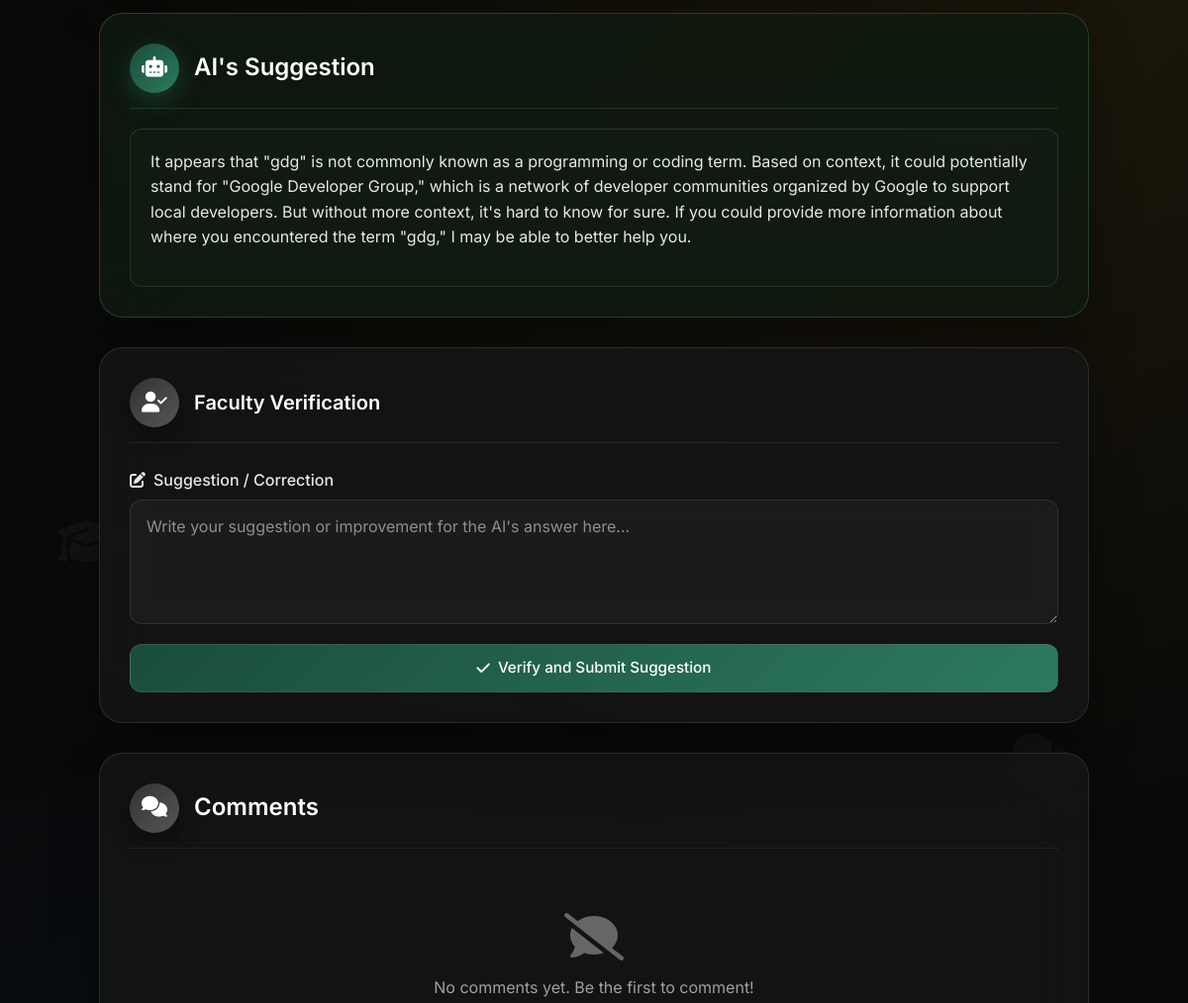
Before: /doubt/14/ (signed in, middle part) with the older database file.
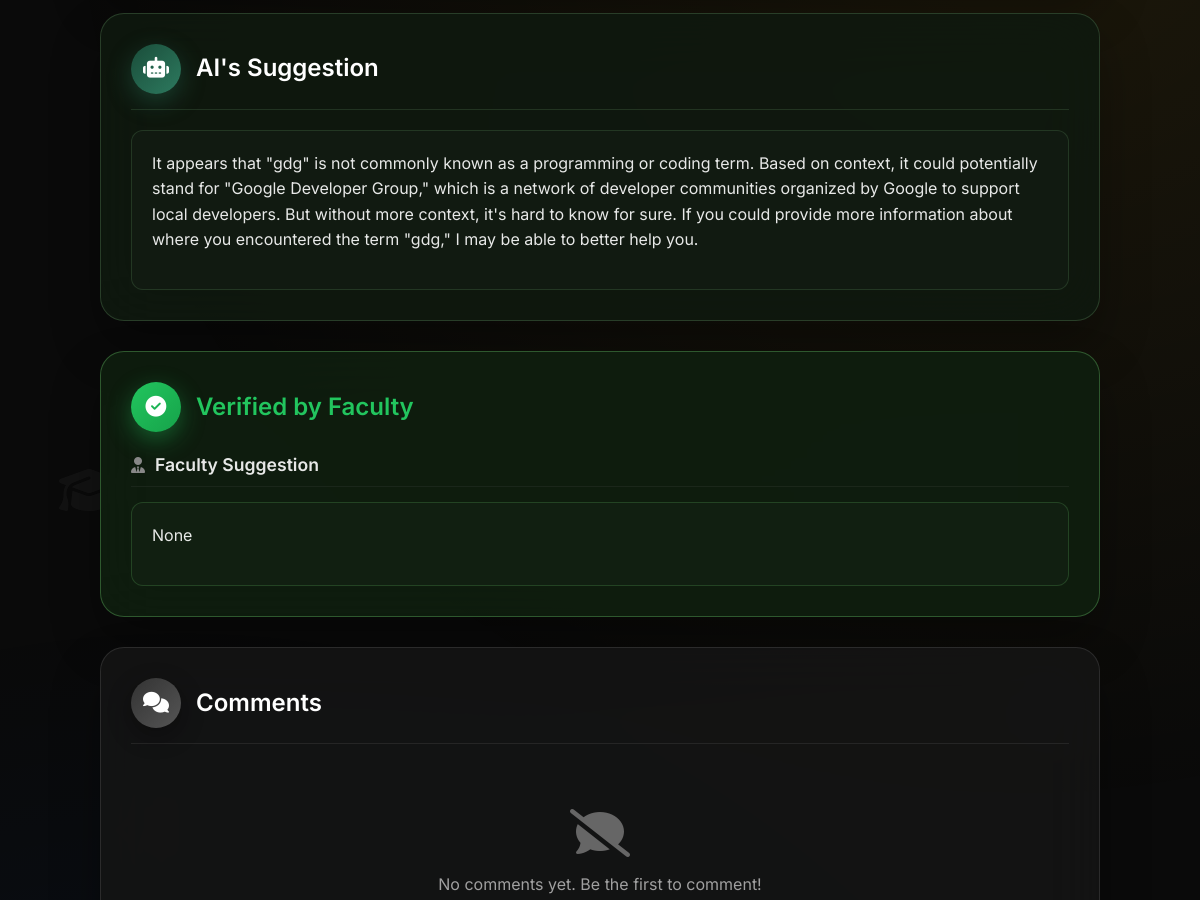
After: the same page with the newer database file.
### forum/models.py (models this page shows, shortened)
class Doubt(models.Model):
    student = models.ForeignKey(User, on_delete=models.CASCADE)
    title = models.CharField(max_length=255)
    description = models.TextField()
    code_snippet = models.TextField(blank=True, null=True)
    ai_answer = models.TextField(blank=True, null=True)
    faculty_verified = models.BooleanField(default=False)
    faculty_suggestion = models.TextField(blank=True, null=True)
    faculty_resource_link = models.URLField(blank=True, null=True)
    created_at = models.DateTimeField(auto_now_add=True)
    categories = models.ManyToManyField(Category, blank=True)
    is_public = models.BooleanField(default=True)
    verified_by = models.ForeignKey(User, null=True, blank=True, on_delete=models.SET_NULL, related_name='verified_doubts')

### forum/views.py (the view, shortened to what this page needs)
# urls.py: path('doubt/<int:doubt_id>/', views.view_doubt, name='view_doubt'),
@login_required
def view_doubt(request, doubt_id):
    doubt = get_object_or_404(Doubt, id=doubt_id)
    if not doubt.is_public and doubt.student != request.user and request.user.role != 'faculty':
        return HttpResponseRedirect(reverse('home'))
    comments = doubt.comments.all()
    form = CommentForm()
    return render(request, 'forum/view_doubt.html', {
        'doubt': doubt,
        'comments': comments,
        'form': form
    })

### forum/forms.py
class CommentForm(forms.ModelForm):
    class Meta:
        from .models import Comment
        model = Comment
        fields = ['content']

### forum/templates/forum/view_doubt.html (shortened to what the changed rows need)
{% extends 'forum/base.html' %}
{% load crispy_forms_tags %}
{% block content %}
<div class="view-doubt-container fade-in">
    <div class="doubt-content-wrapper">
        <div class="ai-answer-card glass-card">
            <div class="ai-content">
                {{ doubt.ai_answer|linebreaks }}
            </div>
        </div>
        {% if doubt.faculty_verified %}
            <div class="faculty-verified-card glass-card verified">
                <div class="verification-header">
                    <div class="verification-icon">
                        <i class="fas fa-check-circle"></i>
                    </div>
                    <h4 class="verification-title">Verified by Faculty</h4>
                </div>
                {% if doubt.faculty_suggestion %}
                    <div class="faculty-suggestion">
                        <div class="section-header">
                            <i class="fas fa-user-tie"></i>
                            <span>Faculty Suggestion</span>
                        </div>
                        <div class="suggestion-content">
                            {{ doubt.faculty_suggestion|linebreaks }}
                        </div>
                    </div>
                {% else %}
                    <p class="no-suggestion">No additional suggestions provided.</p>
                {% endif %}
            </div>
        {% elif user.is_authenticated and user.role == 'faculty' %}
            <div class="faculty-verification-card glass-card">
                <div class="verification-form-header">
                    <div class="form-icon">
                        <i class="fas fa-user-check"></i>
                    </div>
                    <h5 class="form-title">Faculty Verification</h5>
                </div>
                <form method="POST" action="{% url 'verify_doubt' doubt.id %}" class="verification-form">
                    <div class="form-group">
                        <label for="faculty_suggestion" class="form-label">
                            <i class="fas fa-edit"></i>
                            Suggestion / Correction
                        </label>
                        <textarea name="faculty_suggestion" class="form-control" rows="4" placeholder="Write your suggestion or improvement for the AI's answer here..."></textarea>
                    </div>
                    <button type="submit" class="modern-btn btn-success verify-btn">
                        <i class="fas fa-check"></i>
                        <span>Verify and Submit Suggestion</span>
                    </button>
                </form>
            </div>
        {% endif %}
    </div>
</div>
{% endblock %}

Changed rows visible on the page:
changed Doubt: faculty_verified False → True (drawn); faculty_suggestion (not shown) → "None"
Other visible differences:
text no longer shown: "Faculty Verification Suggestion / Correction Verify and Submit Suggestion"
text now shown: "Verified by Faculty Faculty Suggestion"
